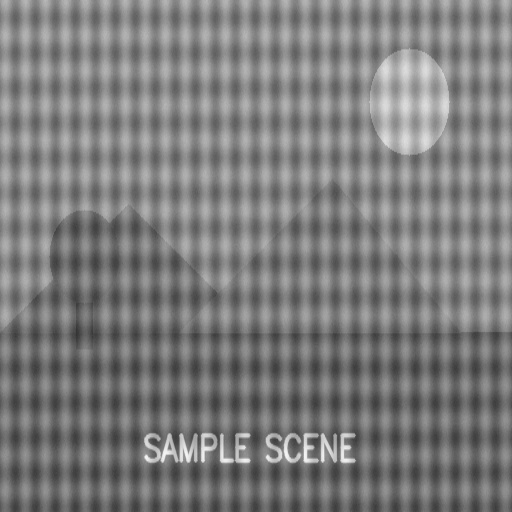
#> input picture CV_Unit2_Assignment/12_DFT/input.jpg, 512 x 512 px
$ python program.py
#> lines starting #> are read from the running program, lines starting #| are printed output that depends on the picture
"""
Program 12: 2D DFT Computation
Reads a grayscale image, computes its 2D DFT using OpenCV, and
shifts the zero-frequency component to the center.
"""
import cv2
import numpy as np

img = cv2.imread("input.jpg", cv2.IMREAD_GRAYSCALE)
#> img is the input picture: shape (512, 512); min 51, max 246, mean 124.6
if img is None:
    raise FileNotFoundError("input.jpg not found in this folder.")

# cv2.dft requires a float32 input
img_float32 = np.float32(img)

# Compute the 2D DFT; DFT_COMPLEX_OUTPUT gives a 2-channel (real, imaginary) result
dft = cv2.dft(img_float32, flags=cv2.DFT_COMPLEX_OUTPUT)

# Shift the zero-frequency (DC) component from the corners to the center
dft_shifted = np.fft.fftshift(dft)

print("Original image shape:", img.shape)
#| Original image shape: (512, 512)
print("DFT result shape:", dft.shape)
#| DFT result shape: (512, 512, 2)
print("Shifted DFT result shape:", dft_shifted.shape)
#| Shifted DFT result shape: (512, 512, 2)

# Save the shifted DFT data for use by later programs (13, 14, 15)
np.save("dft_shifted.npy", dft_shifted)
print("Saved intermediate DFT data as dft_shifted.npy")

# Also save a basic magnitude visualization as the required output.png
magnitude = cv2.magnitude(dft_shifted[:, :, 0], dft_shifted[:, :, 1])
magnitude_log = 20 * np.log(magnitude + 1)  # +1 avoids log(0)
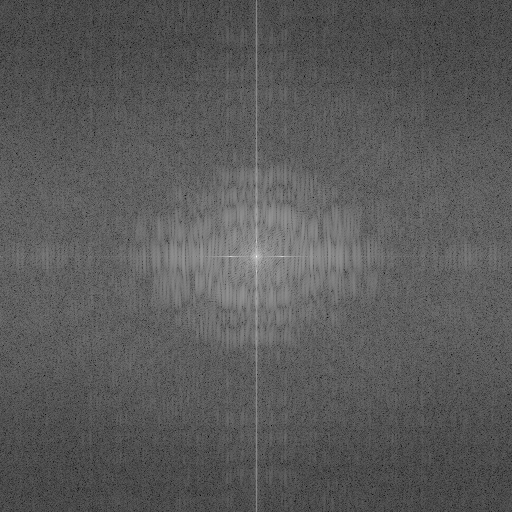
#> magnitude_log: shape (512, 512) float32; min 22.67, max 346, mean 137; drawn with min black and max white
magnitude_norm = cv2.normalize(magnitude_log, None, 0, 255, cv2.NORM_MINMAX)
cv2.imwrite("output.png", magnitude_norm.astype(np.uint8))
print("Saved DFT magnitude visualization as output.png")

$ run again, with CV_Unit2_Assignment/02_Brightness/input.jpg copied over CV_Unit2_Assignment/12_DFT/input.jpg
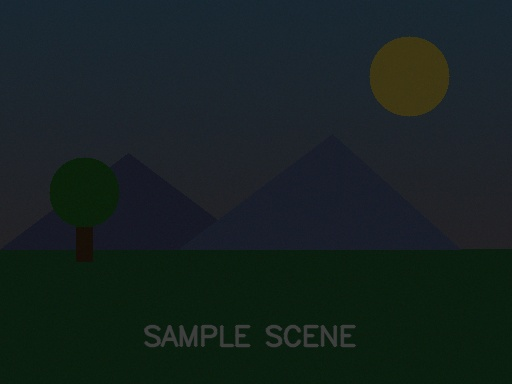
#> input picture CV_Unit2_Assignment/02_Brightness/input.jpg, 512 x 384 px
#> `img_float32 = np.float32(img)`:
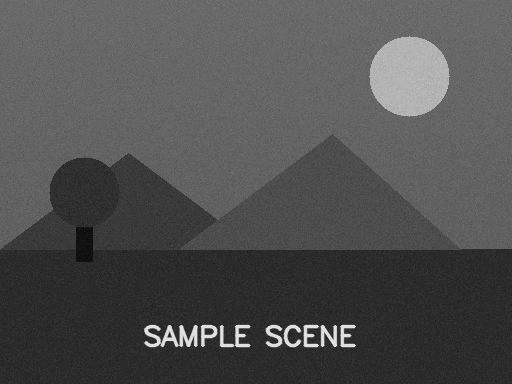
#> img_float32: shape (384, 512) float32; min 12, max 70, mean 30.2; drawn with min black and max white
#| Original image shape: (384, 512)
#| DFT result shape: (384, 512, 2)
#| Shifted DFT result shape: (384, 512, 2)
#> `magnitude_log = 20 * np.log(magnitude + 1)`:
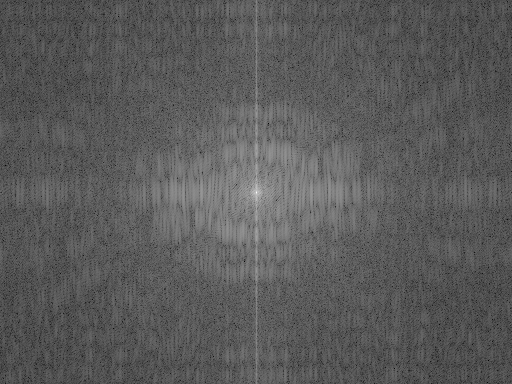
#> magnitude_log: shape (384, 512) float32; min 18.44, max 312, mean 123; drawn with min black and max white

$ run again, with CV_Unit2_Assignment/03_Contrast_Stretching/input.jpg copied over CV_Unit2_Assignment/12_DFT/input.jpg
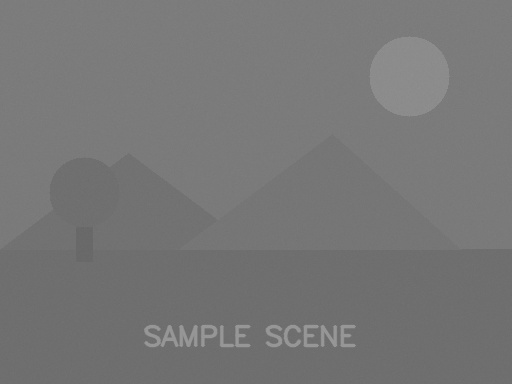
#> input picture CV_Unit2_Assignment/03_Contrast_Stretching/input.jpg, 512 x 384 px
#> img is the input picture: shape (384, 512); min 102, max 156, mean 118.3
#| Original image shape: (384, 512)
#| DFT result shape: (384, 512, 2)
#| Shifted DFT result shape: (384, 512, 2)
#> `magnitude_log = 20 * np.log(magnitude + 1)`:
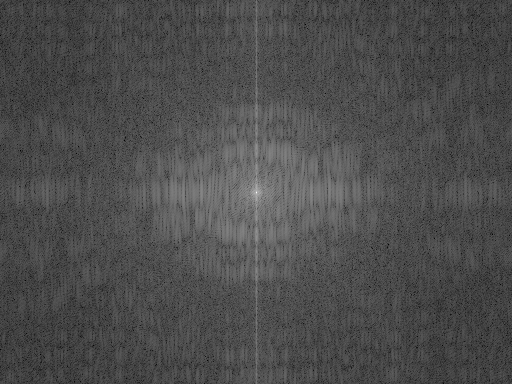
#> magnitude_log: shape (384, 512) float32; min 27.01, max 339.2, mean 121.4; drawn with min black and max white
